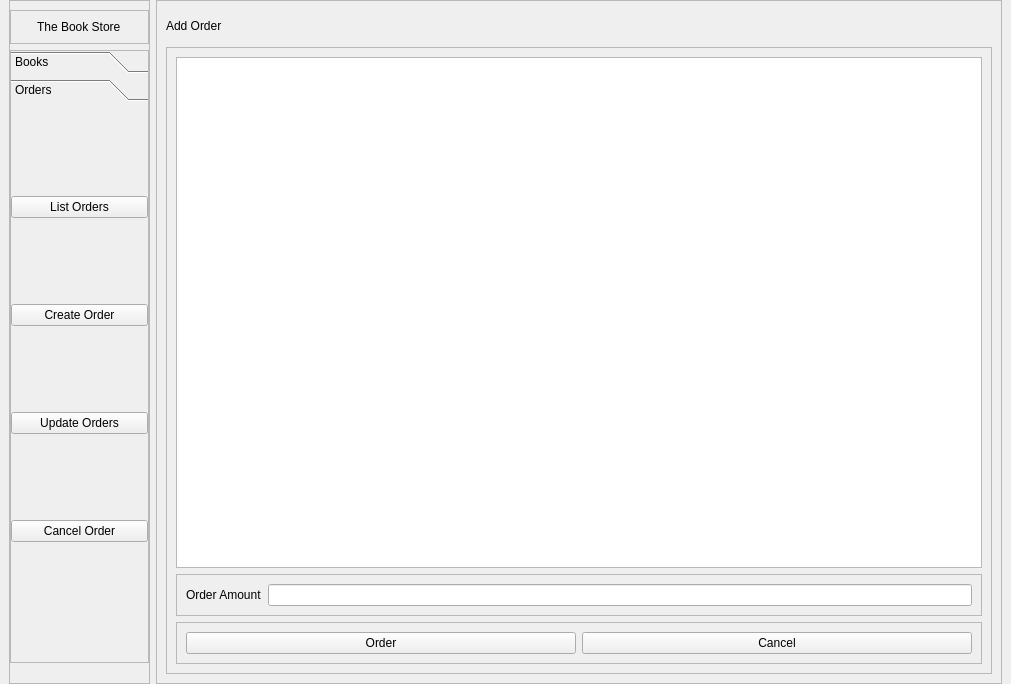
<?xml version="1.0" encoding="UTF-8"?>
<ui version="4.0">
 <class>MainWindow</class>
 <widget class="QMainWindow" name="MainWindow">
  <property name="geometry">
   <rect>
    <x>0</x>
    <y>0</y>
    <width>1011</width>
    <height>684</height>
   </rect>
  </property>
  <property name="windowTitle">
   <string>MainWindow</string>
  </property>
  <widget class="QWidget" name="centralwidget">
   <layout class="QHBoxLayout" name="horizontalLayout" stretch="1,6">
    <property name="topMargin">
     <number>0</number>
    </property>
    <property name="bottomMargin">
     <number>0</number>
    </property>
    <item>
     <widget class="QFrame" name="frame">
      <property name="frameShape">
       <enum>QFrame::StyledPanel</enum>
      </property>
      <property name="frameShadow">
       <enum>QFrame::Raised</enum>
      </property>
      <layout class="QVBoxLayout" name="verticalLayout">
       <property name="leftMargin">
        <number>0</number>
       </property>
       <property name="rightMargin">
        <number>0</number>
       </property>
       <property name="bottomMargin">
        <number>20</number>
       </property>
       <item>
        <widget class="QFrame" name="frame_3">
         <property name="frameShape">
          <enum>QFrame::StyledPanel</enum>
         </property>
         <property name="frameShadow">
          <enum>QFrame::Raised</enum>
         </property>
         <layout class="QHBoxLayout" name="horizontalLayout_2">
          <item alignment="Qt::AlignHCenter">
           <widget class="QLabel" name="l_storetitle">
            <property name="text">
             <string>The Book Store</string>
            </property>
           </widget>
          </item>
         </layout>
        </widget>
       </item>
       <item>
        <widget class="QFrame" name="frame_4">
         <property name="sizePolicy">
          <sizepolicy hsizetype="Preferred" vsizetype="Expanding">
           <horstretch>0</horstretch>
           <verstretch>0</verstretch>
          </sizepolicy>
         </property>
         <property name="frameShape">
          <enum>QFrame::StyledPanel</enum>
         </property>
         <property name="frameShadow">
          <enum>QFrame::Raised</enum>
         </property>
         <layout class="QHBoxLayout" name="horizontalLayout_3">
          <property name="leftMargin">
           <number>0</number>
          </property>
          <property name="topMargin">
           <number>0</number>
          </property>
          <property name="rightMargin">
           <number>0</number>
          </property>
          <property name="bottomMargin">
           <number>30</number>
          </property>
          <item>
           <widget class="QToolBox" name="tb_sidemenu">
            <property name="sizePolicy">
             <sizepolicy hsizetype="Preferred" vsizetype="Preferred">
              <horstretch>0</horstretch>
              <verstretch>0</verstretch>
             </sizepolicy>
            </property>
            <property name="currentIndex">
             <number>1</number>
            </property>
            <widget class="QWidget" name="p_book">
             <property name="geometry">
              <rect>
               <x>0</x>
               <y>0</y>
               <width>135</width>
               <height>492</height>
              </rect>
             </property>
             <attribute name="label">
              <string>Books</string>
             </attribute>
             <layout class="QVBoxLayout" name="verticalLayout_5">
              <property name="leftMargin">
               <number>0</number>
              </property>
              <property name="rightMargin">
               <number>0</number>
              </property>
              <item>
               <widget class="QPushButton" name="pb_listbooks">
                <property name="text">
                 <string>List Books</string>
                </property>
               </widget>
              </item>
              <item>
               <widget class="QPushButton" name="pb_addbooks">
                <property name="text">
                 <string>Add Book</string>
                </property>
               </widget>
              </item>
              <item>
               <widget class="QPushButton" name="pb_updatebooks">
                <property name="text">
                 <string>Update Books</string>
                </property>
               </widget>
              </item>
              <item>
               <widget class="QPushButton" name="pb_deletebook">
                <property name="text">
                 <string>Delete Book</string>
                </property>
               </widget>
              </item>
             </layout>
            </widget>
            <widget class="QWidget" name="p_order">
             <property name="geometry">
              <rect>
               <x>0</x>
               <y>0</y>
               <width>135</width>
               <height>492</height>
              </rect>
             </property>
             <attribute name="label">
              <string>Orders</string>
             </attribute>
             <layout class="QVBoxLayout" name="verticalLayout_6">
              <property name="spacing">
               <number>-1</number>
              </property>
              <property name="leftMargin">
               <number>0</number>
              </property>
              <property name="rightMargin">
               <number>0</number>
              </property>
              <item>
               <widget class="QPushButton" name="pb_listorders">
                <property name="text">
                 <string>List Orders</string>
                </property>
               </widget>
              </item>
              <item>
               <widget class="QPushButton" name="pb_createorder">
                <property name="text">
                 <string>Create Order</string>
                </property>
               </widget>
              </item>
              <item>
               <widget class="QPushButton" name="pb_updateorders">
                <property name="text">
                 <string>Update Orders</string>
                </property>
               </widget>
              </item>
              <item>
               <widget class="QPushButton" name="pb_canceorder">
                <property name="text">
                 <string>Cancel Order</string>
                </property>
               </widget>
              </item>
             </layout>
            </widget>
           </widget>
          </item>
         </layout>
        </widget>
       </item>
      </layout>
     </widget>
    </item>
    <item>
     <widget class="QFrame" name="frame_2">
      <property name="frameShape">
       <enum>QFrame::StyledPanel</enum>
      </property>
      <property name="frameShadow">
       <enum>QFrame::Raised</enum>
      </property>
      <layout class="QVBoxLayout" name="verticalLayout_2" stretch="1,20">
       <item>
        <widget class="QLabel" name="label_2">
         <property name="text">
          <string>Add Order</string>
         </property>
        </widget>
       </item>
       <item>
        <widget class="QFrame" name="frame_6">
         <property name="frameShape">
          <enum>QFrame::StyledPanel</enum>
         </property>
         <property name="frameShadow">
          <enum>QFrame::Raised</enum>
         </property>
         <layout class="QVBoxLayout" name="verticalLayout_3">
          <item>
           <widget class="QListWidget" name="listWidget"/>
          </item>
          <item>
           <widget class="QFrame" name="frame_7">
            <property name="frameShape">
             <enum>QFrame::StyledPanel</enum>
            </property>
            <property name="frameShadow">
             <enum>QFrame::Raised</enum>
            </property>
            <layout class="QHBoxLayout" name="horizontalLayout_6">
             <item>
              <widget class="QLabel" name="l_orderamount">
               <property name="text">
                <string>Order Amount</string>
               </property>
              </widget>
             </item>
             <item>
              <widget class="QLineEdit" name="le_orderamount"/>
             </item>
            </layout>
           </widget>
          </item>
          <item>
           <widget class="QFrame" name="frame_5">
            <property name="frameShape">
             <enum>QFrame::StyledPanel</enum>
            </property>
            <property name="frameShadow">
             <enum>QFrame::Raised</enum>
            </property>
            <layout class="QHBoxLayout" name="horizontalLayout_4">
             <item>
              <widget class="QPushButton" name="pb_order">
               <property name="text">
                <string>Order</string>
               </property>
              </widget>
             </item>
             <item>
              <widget class="QPushButton" name="pb_cancel">
               <property name="text">
                <string>Cancel</string>
               </property>
              </widget>
             </item>
            </layout>
           </widget>
          </item>
         </layout>
        </widget>
       </item>
      </layout>
     </widget>
    </item>
   </layout>
  </widget>
 </widget>
 <resources/>
 <connections/>
</ui>
